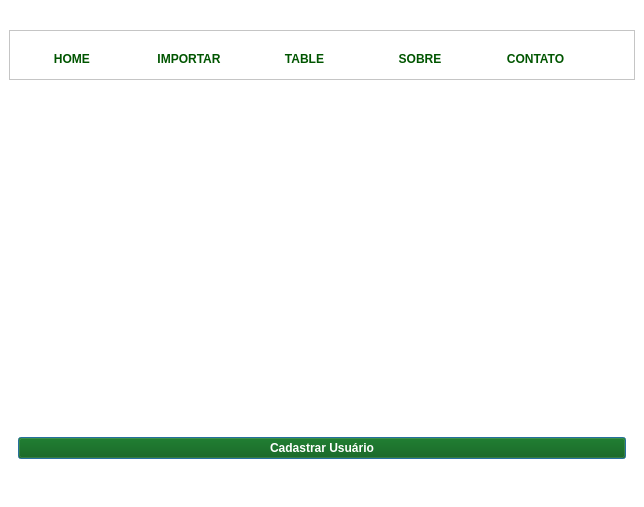
<?xml version="1.0" encoding="UTF-8"?>
<ui version="4.0">
 <class>PrimeiraTela</class>
 <widget class="QMainWindow" name="PrimeiraTela">
  <property name="windowModality">
   <enum>Qt::WindowModal</enum>
  </property>
  <property name="enabled">
   <bool>true</bool>
  </property>
  <property name="geometry">
   <rect>
    <x>0</x>
    <y>0</y>
    <width>644</width>
    <height>507</height>
   </rect>
  </property>
  <property name="sizePolicy">
   <sizepolicy hsizetype="Preferred" vsizetype="Preferred">
    <horstretch>0</horstretch>
    <verstretch>0</verstretch>
   </sizepolicy>
  </property>
  <property name="minimumSize">
   <size>
    <width>0</width>
    <height>507</height>
   </size>
  </property>
  <property name="maximumSize">
   <size>
    <width>674</width>
    <height>507</height>
   </size>
  </property>
  <property name="sizeIncrement">
   <size>
    <width>10</width>
    <height>0</height>
   </size>
  </property>
  <property name="cursor">
   <cursorShape>ArrowCursor</cursorShape>
  </property>
  <property name="contextMenuPolicy">
   <enum>Qt::CustomContextMenu</enum>
  </property>
  <property name="windowTitle">
   <string notr="true">MainWindow</string>
  </property>
  <property name="whatsThis">
   <string notr="true"/>
  </property>
  <property name="autoFillBackground">
   <bool>false</bool>
  </property>
  <property name="styleSheet">
   <string notr="true">background-color: rgb(255, 255, 255);
color: rgb(0, 85, 0);</string>
  </property>
  <widget class="QWidget" name="centralwidget">
   <property name="enabled">
    <bool>true</bool>
   </property>
   <property name="sizePolicy">
    <sizepolicy hsizetype="Preferred" vsizetype="Preferred">
     <horstretch>0</horstretch>
     <verstretch>0</verstretch>
    </sizepolicy>
   </property>
   <property name="minimumSize">
    <size>
     <width>644</width>
     <height>498</height>
    </size>
   </property>
   <property name="maximumSize">
    <size>
     <width>644</width>
     <height>498</height>
    </size>
   </property>
   <widget class="QFrame" name="frame_2">
    <property name="geometry">
     <rect>
      <x>9</x>
      <y>30</y>
      <width>626</width>
      <height>50</height>
     </rect>
    </property>
    <property name="maximumSize">
     <size>
      <width>16777215</width>
      <height>50</height>
     </size>
    </property>
    <property name="frameShape">
     <enum>QFrame::StyledPanel</enum>
    </property>
    <property name="frameShadow">
     <enum>QFrame::Raised</enum>
    </property>
    <widget class="QWidget" name="layoutWidget">
     <property name="geometry">
      <rect>
       <x>10</x>
       <y>10</y>
       <width>571</width>
       <height>37</height>
      </rect>
     </property>
     <layout class="QHBoxLayout" name="horizontalLayout">
      <item>
       <widget class="QPushButton" name="btn_home">
        <property name="sizePolicy">
         <sizepolicy hsizetype="Preferred" vsizetype="Preferred">
          <horstretch>0</horstretch>
          <verstretch>0</verstretch>
         </sizepolicy>
        </property>
        <property name="minimumSize">
         <size>
          <width>0</width>
          <height>35</height>
         </size>
        </property>
        <property name="font">
         <font>
          <weight>75</weight>
          <bold>true</bold>
         </font>
        </property>
        <property name="toolTip">
         <string notr="true"/>
        </property>
        <property name="statusTip">
         <string notr="true"/>
        </property>
        <property name="accessibleName">
         <string notr="true"/>
        </property>
        <property name="layoutDirection">
         <enum>Qt::RightToLeft</enum>
        </property>
        <property name="autoFillBackground">
         <bool>false</bool>
        </property>
        <property name="styleSheet">
         <string notr="true">QPushButton{
color: rgb(0, 85, 0);
front-size: 16;
background-color: rgb(0, 85, 0);
}

QPushButton:houver{background-color: #fff; color:black}
</string>
        </property>
        <property name="text">
         <string>HOME </string>
        </property>
        <property name="autoDefault">
         <bool>false</bool>
        </property>
        <property name="default">
         <bool>true</bool>
        </property>
        <property name="flat">
         <bool>true</bool>
        </property>
       </widget>
      </item>
      <item>
       <widget class="QPushButton" name="btn_import">
        <property name="sizePolicy">
         <sizepolicy hsizetype="Preferred" vsizetype="Preferred">
          <horstretch>0</horstretch>
          <verstretch>0</verstretch>
         </sizepolicy>
        </property>
        <property name="font">
         <font>
          <weight>75</weight>
          <bold>true</bold>
         </font>
        </property>
        <property name="toolTip">
         <string notr="true"/>
        </property>
        <property name="statusTip">
         <string notr="true"/>
        </property>
        <property name="styleSheet">
         <string notr="true">QPushButton{
color: rgb(0, 85, 0);
front-size: 16;
background-color: rgb(0, 85, 0);
}

QPushButton:houver{background-color: #fff; color:black}
</string>
        </property>
        <property name="text">
         <string>IMPORTAR</string>
        </property>
        <property name="autoDefault">
         <bool>false</bool>
        </property>
        <property name="default">
         <bool>true</bool>
        </property>
        <property name="flat">
         <bool>true</bool>
        </property>
       </widget>
      </item>
      <item>
       <widget class="QPushButton" name="btn_table">
        <property name="sizePolicy">
         <sizepolicy hsizetype="Preferred" vsizetype="Preferred">
          <horstretch>0</horstretch>
          <verstretch>0</verstretch>
         </sizepolicy>
        </property>
        <property name="font">
         <font>
          <weight>75</weight>
          <bold>true</bold>
         </font>
        </property>
        <property name="toolTip">
         <string notr="true"/>
        </property>
        <property name="statusTip">
         <string notr="true"/>
        </property>
        <property name="styleSheet">
         <string notr="true">QPushButton{
color: rgb(0, 85, 0);
front-size: 16;
background-color: rgb(0, 85, 0);
}

QPushButton:houver{background-color: #fff; color:black}
</string>
        </property>
        <property name="text">
         <string>TABLE</string>
        </property>
        <property name="autoDefault">
         <bool>false</bool>
        </property>
        <property name="default">
         <bool>true</bool>
        </property>
        <property name="flat">
         <bool>true</bool>
        </property>
       </widget>
      </item>
      <item>
       <widget class="QPushButton" name="btn_sobre">
        <property name="enabled">
         <bool>true</bool>
        </property>
        <property name="sizePolicy">
         <sizepolicy hsizetype="Preferred" vsizetype="Preferred">
          <horstretch>0</horstretch>
          <verstretch>0</verstretch>
         </sizepolicy>
        </property>
        <property name="sizeIncrement">
         <size>
          <width>500</width>
          <height>500</height>
         </size>
        </property>
        <property name="baseSize">
         <size>
          <width>500</width>
          <height>500</height>
         </size>
        </property>
        <property name="font">
         <font>
          <weight>75</weight>
          <bold>true</bold>
         </font>
        </property>
        <property name="toolTip">
         <string notr="true"/>
        </property>
        <property name="statusTip">
         <string notr="true"/>
        </property>
        <property name="styleSheet">
         <string notr="true">QPushButton{
color: rgb(0, 85, 0);
front-size: 16;
background-color: rgb(0, 85, 0);
}

QPushButton:houver{background-color: #fff; color:black}
</string>
        </property>
        <property name="text">
         <string>SOBRE</string>
        </property>
        <property name="autoDefault">
         <bool>false</bool>
        </property>
        <property name="default">
         <bool>true</bool>
        </property>
        <property name="flat">
         <bool>true</bool>
        </property>
       </widget>
      </item>
      <item>
       <widget class="QPushButton" name="btn_contato">
        <property name="sizePolicy">
         <sizepolicy hsizetype="Preferred" vsizetype="Preferred">
          <horstretch>0</horstretch>
          <verstretch>0</verstretch>
         </sizepolicy>
        </property>
        <property name="maximumSize">
         <size>
          <width>500</width>
          <height>500</height>
         </size>
        </property>
        <property name="sizeIncrement">
         <size>
          <width>4500</width>
          <height>500</height>
         </size>
        </property>
        <property name="baseSize">
         <size>
          <width>500</width>
          <height>500</height>
         </size>
        </property>
        <property name="font">
         <font>
          <weight>75</weight>
          <bold>true</bold>
         </font>
        </property>
        <property name="toolTip">
         <string notr="true"/>
        </property>
        <property name="statusTip">
         <string notr="true"/>
        </property>
        <property name="styleSheet">
         <string notr="true">QPushButton{
color: rgb(0, 85, 0);
front-size: 16;
background-color: rgb(0, 85, 0);
}

QPushButton:houver{background-color: #fff; color:black}
</string>
        </property>
        <property name="text">
         <string>CONTATO</string>
        </property>
        <property name="autoDefault">
         <bool>false</bool>
        </property>
        <property name="default">
         <bool>true</bool>
        </property>
        <property name="flat">
         <bool>true</bool>
        </property>
       </widget>
      </item>
     </layout>
    </widget>
   </widget>
   <widget class="QStackedWidget" name="Pages">
    <property name="enabled">
     <bool>true</bool>
    </property>
    <property name="geometry">
     <rect>
      <x>9</x>
      <y>107</y>
      <width>626</width>
      <height>361</height>
     </rect>
    </property>
    <property name="sizePolicy">
     <sizepolicy hsizetype="Preferred" vsizetype="Preferred">
      <horstretch>0</horstretch>
      <verstretch>0</verstretch>
     </sizepolicy>
    </property>
    <property name="minimumSize">
     <size>
      <width>0</width>
      <height>361</height>
     </size>
    </property>
    <property name="maximumSize">
     <size>
      <width>16777215</width>
      <height>361</height>
     </size>
    </property>
    <property name="font">
     <font>
      <weight>50</weight>
      <bold>false</bold>
      <stylestrategy>PreferDefault</stylestrategy>
     </font>
    </property>
    <property name="acceptDrops">
     <bool>false</bool>
    </property>
    <property name="currentIndex">
     <number>3</number>
    </property>
    <widget class="QWidget" name="pg_table">
     <property name="enabled">
      <bool>true</bool>
     </property>
     <property name="sizePolicy">
      <sizepolicy hsizetype="Preferred" vsizetype="Preferred">
       <horstretch>0</horstretch>
       <verstretch>0</verstretch>
      </sizepolicy>
     </property>
     <property name="toolTip">
      <string notr="true"/>
     </property>
     <property name="statusTip">
      <string notr="true"/>
     </property>
     <property name="accessibleName">
      <string notr="true"/>
     </property>
     <layout class="QGridLayout" name="gridLayout_2">
      <item row="0" column="0" colspan="2">
       <widget class="QTabWidget" name="Estoque_Saida">
        <property name="enabled">
         <bool>true</bool>
        </property>
        <property name="sizePolicy">
         <sizepolicy hsizetype="Preferred" vsizetype="Preferred">
          <horstretch>0</horstretch>
          <verstretch>0</verstretch>
         </sizepolicy>
        </property>
        <property name="tabletTracking">
         <bool>false</bool>
        </property>
        <property name="currentIndex">
         <number>0</number>
        </property>
        <widget class="QWidget" name="tab">
         <property name="enabled">
          <bool>true</bool>
         </property>
         <attribute name="title">
          <string>Base</string>
         </attribute>
         <layout class="QVBoxLayout" name="verticalLayout_7">
          <item>
           <layout class="QHBoxLayout" name="horizontalLayout_10">
            <item>
             <layout class="QVBoxLayout" name="verticalLayout">
              <item>
               <widget class="QPushButton" name="pushButton_5">
                <property name="styleSheet">
                 <string notr="true">QPushButton{
color: rgb(255, 255, 255);
front-size: 16;
background-color: rgb(0, 85, 0);
}

QPushButton:houver{background-color: #fff; color:black}</string>
                </property>
                <property name="text">
                 <string>Importar </string>
                </property>
               </widget>
              </item>
              <item>
               <widget class="QPushButton" name="pushButton_4">
                <property name="styleSheet">
                 <string notr="true">QPushButton{
color: rgb(255, 255, 255);
front-size: 16;
background-color: rgb(0, 85, 0);
}

QPushButton:houver{background-color: #fff; color:black}</string>
                </property>
                <property name="text">
                 <string>Gerar Saída</string>
                </property>
               </widget>
              </item>
              <item>
               <widget class="QPushButton" name="pushButton_3">
                <property name="styleSheet">
                 <string notr="true">QPushButton{
color: rgb(255, 255, 255);
front-size: 16;
background-color: rgb(0, 85, 0);
}

QPushButton:houver{background-color: #fff; color:black}</string>
                </property>
                <property name="text">
                 <string>Entorno</string>
                </property>
               </widget>
              </item>
              <item>
               <spacer name="verticalSpacer">
                <property name="orientation">
                 <enum>Qt::Vertical</enum>
                </property>
                <property name="sizeHint" stdset="0">
                 <size>
                  <width>20</width>
                  <height>40</height>
                 </size>
                </property>
               </spacer>
              </item>
             </layout>
            </item>
            <item>
             <layout class="QVBoxLayout" name="verticalLayout_6">
              <item>
               <layout class="QVBoxLayout" name="verticalLayout_4">
                <item>
                 <widget class="QLabel" name="label_17">
                  <property name="font">
                   <font>
                    <weight>75</weight>
                    <bold>true</bold>
                   </font>
                  </property>
                  <property name="text">
                   <string>Estoque</string>
                  </property>
                 </widget>
                </item>
                <item>
                 <widget class="QTreeWidget" name="treeWidget">
                  <property name="enabled">
                   <bool>true</bool>
                  </property>
                  <property name="sizePolicy">
                   <sizepolicy hsizetype="Expanding" vsizetype="Preferred">
                    <horstretch>0</horstretch>
                    <verstretch>0</verstretch>
                   </sizepolicy>
                  </property>
                  <column>
                   <property name="text">
                    <string>Cliente</string>
                   </property>
                  </column>
                  <column>
                   <property name="text">
                    <string>Produto</string>
                   </property>
                  </column>
                  <column>
                   <property name="text">
                    <string>ID</string>
                   </property>
                  </column>
                  <column>
                   <property name="text">
                    <string>UF</string>
                   </property>
                  </column>
                  <column>
                   <property name="text">
                    <string>Município</string>
                   </property>
                  </column>
                  <column>
                   <property name="text">
                    <string>Nota Fiscal</string>
                   </property>
                  </column>
                  <column>
                   <property name="text">
                    <string>Quantidade</string>
                   </property>
                  </column>
                  <column>
                   <property name="text">
                    <string>Espécie</string>
                   </property>
                  </column>
                  <column>
                   <property name="text">
                    <string>Usuário </string>
                   </property>
                  </column>
                  <column>
                   <property name="text">
                    <string>Requisição</string>
                   </property>
                  </column>
                  <column>
                   <property name="text">
                    <string>Saída</string>
                   </property>
                  </column>
                 </widget>
                </item>
               </layout>
              </item>
              <item>
               <layout class="QVBoxLayout" name="verticalLayout_5">
                <item>
                 <widget class="QLabel" name="label_16">
                  <property name="font">
                   <font>
                    <weight>75</weight>
                    <bold>true</bold>
                   </font>
                  </property>
                  <property name="text">
                   <string>Saída</string>
                  </property>
                 </widget>
                </item>
                <item>
                 <widget class="QTreeWidget" name="treeWidget_3">
                  <column>
                   <property name="text">
                    <string>Nota Fiscal</string>
                   </property>
                  </column>
                  <column>
                   <property name="text">
                    <string>ID</string>
                   </property>
                  </column>
                  <column>
                   <property name="text">
                    <string>Data </string>
                   </property>
                  </column>
                  <column>
                   <property name="text">
                    <string>Usuário</string>
                   </property>
                  </column>
                 </widget>
                </item>
               </layout>
              </item>
             </layout>
            </item>
           </layout>
          </item>
         </layout>
        </widget>
        <widget class="QWidget" name="tab_2">
         <property name="sizePolicy">
          <sizepolicy hsizetype="Expanding" vsizetype="Expanding">
           <horstretch>0</horstretch>
           <verstretch>0</verstretch>
          </sizepolicy>
         </property>
         <attribute name="title">
          <string>Estoque</string>
         </attribute>
         <layout class="QGridLayout" name="gridLayout_3">
          <item row="0" column="0">
           <widget class="QLabel" name="label_18">
            <property name="enabled">
             <bool>true</bool>
            </property>
            <property name="font">
             <font>
              <pointsize>17</pointsize>
              <weight>75</weight>
              <bold>true</bold>
             </font>
            </property>
            <property name="toolTip">
             <string/>
            </property>
            <property name="text">
             <string>&lt;html&gt;&lt;head/&gt;&lt;body&gt;&lt;p align=&quot;center&quot;&gt;Estoque &lt;/p&gt;&lt;/body&gt;&lt;/html&gt;</string>
            </property>
            <property name="scaledContents">
             <bool>false</bool>
            </property>
            <property name="wordWrap">
             <bool>false</bool>
            </property>
            <property name="openExternalLinks">
             <bool>false</bool>
            </property>
           </widget>
          </item>
          <item row="1" column="0">
           <layout class="QHBoxLayout" name="horizontalLayout_11">
            <item>
             <widget class="QPushButton" name="pushButton_7">
              <property name="styleSheet">
               <string notr="true">QPushButton{
color: rgb(255, 255, 255);
front-size: 16;
background-color: rgb(0, 85, 0);
}

QPushButton:houver{background-color: #fff; color:black}</string>
              </property>
              <property name="text">
               <string>Gerar Excel</string>
              </property>
             </widget>
            </item>
            <item>
             <widget class="QPushButton" name="pushButton_2">
              <property name="styleSheet">
               <string notr="true">QPushButton{
color: rgb(255, 255, 255);
front-size: 16;
background-color: rgb(0, 85, 0);
}

QPushButton:houver{background-color: #fff; color:black}</string>
              </property>
              <property name="text">
               <string>Gerar Gráfico</string>
              </property>
             </widget>
            </item>
           </layout>
          </item>
          <item row="2" column="0">
           <widget class="QLineEdit" name="txt_filtro">
            <property name="font">
             <font>
              <weight>75</weight>
              <bold>true</bold>
             </font>
            </property>
            <property name="text">
             <string>Filtro</string>
            </property>
           </widget>
          </item>
          <item row="3" column="0">
           <widget class="QTableView" name="tableView"/>
          </item>
         </layout>
        </widget>
       </widget>
      </item>
     </layout>
    </widget>
    <widget class="QWidget" name="pg_contato">
     <widget class="QLabel" name="label_13">
      <property name="enabled">
       <bool>true</bool>
      </property>
      <property name="geometry">
       <rect>
        <x>270</x>
        <y>10</y>
        <width>111</width>
        <height>20</height>
       </rect>
      </property>
      <property name="font">
       <font>
        <pointsize>17</pointsize>
        <weight>75</weight>
        <bold>true</bold>
       </font>
      </property>
      <property name="toolTip">
       <string/>
      </property>
      <property name="text">
       <string>Contatos</string>
      </property>
      <property name="scaledContents">
       <bool>false</bool>
      </property>
      <property name="wordWrap">
       <bool>false</bool>
      </property>
      <property name="openExternalLinks">
       <bool>false</bool>
      </property>
     </widget>
     <widget class="QWidget" name="layoutWidget">
      <property name="geometry">
       <rect>
        <x>140</x>
        <y>60</y>
        <width>371</width>
        <height>241</height>
       </rect>
      </property>
      <layout class="QVBoxLayout" name="verticalLayout_8">
       <item>
        <widget class="QLabel" name="label_25">
         <property name="text">
          <string>&lt;html&gt;&lt;head/&gt;&lt;body&gt;&lt;p align=&quot;center&quot;&gt;&lt;span style=&quot; font-size:12pt; font-weight:600;&quot;&gt;Desenvolvedora: Ana Karla Santana&lt;/span&gt;&lt;/p&gt;&lt;/body&gt;&lt;/html&gt;</string>
         </property>
        </widget>
       </item>
       <item>
        <widget class="QLabel" name="label_22">
         <property name="text">
          <string>&lt;html&gt;&lt;head/&gt;&lt;body&gt;&lt;p align=&quot;center&quot;&gt;&lt;span style=&quot; font-size:12pt; font-weight:600;&quot;&gt;Email:santanadeanakarla@gmail.com&lt;/span&gt;&lt;/p&gt;&lt;/body&gt;&lt;/html&gt;</string>
         </property>
        </widget>
       </item>
       <item>
        <widget class="QLabel" name="label_23">
         <property name="text">
          <string>&lt;html&gt;&lt;head/&gt;&lt;body&gt;&lt;p align=&quot;center&quot;&gt;&lt;span style=&quot; font-size:12pt; font-weight:600;&quot;&gt;Linkdin: in\anakarlasantana&lt;/span&gt;&lt;/p&gt;&lt;/body&gt;&lt;/html&gt;</string>
         </property>
        </widget>
       </item>
       <item>
        <widget class="QLabel" name="label_24">
         <property name="text">
          <string>&lt;html&gt;&lt;head/&gt;&lt;body&gt;&lt;p align=&quot;center&quot;&gt;&lt;span style=&quot; font-size:12pt; font-weight:600;&quot;&gt;GitHub: https://github.com/anakarlasantana&lt;/span&gt;&lt;/p&gt;&lt;/body&gt;&lt;/html&gt;</string>
         </property>
        </widget>
       </item>
      </layout>
     </widget>
    </widget>
    <widget class="QWidget" name="pg_sobre">
     <widget class="QLabel" name="label_14">
      <property name="enabled">
       <bool>true</bool>
      </property>
      <property name="geometry">
       <rect>
        <x>280</x>
        <y>10</y>
        <width>91</width>
        <height>41</height>
       </rect>
      </property>
      <property name="font">
       <font>
        <pointsize>17</pointsize>
        <weight>75</weight>
        <bold>true</bold>
       </font>
      </property>
      <property name="text">
       <string>SOBRE</string>
      </property>
     </widget>
     <widget class="QLabel" name="label_19">
      <property name="geometry">
       <rect>
        <x>40</x>
        <y>80</y>
        <width>551</width>
        <height>221</height>
       </rect>
      </property>
      <property name="font">
       <font>
        <weight>75</weight>
        <bold>true</bold>
       </font>
      </property>
      <property name="text">
       <string>&lt;html&gt;&lt;head/&gt;&lt;body&gt;&lt;p align=&quot;center&quot;&gt;&lt;span style=&quot; font-size:11pt;&quot;&gt;O A2B Estoque e Logística foi criado com o intuito de facilitar o&lt;/span&gt;&lt;/p&gt;&lt;p align=&quot;center&quot;&gt;&lt;span style=&quot; font-size:11pt;&quot;&gt; gerenciamento de estoque em armazém e no transporte logístico.&lt;/span&gt;&lt;/p&gt;&lt;/body&gt;&lt;/html&gt;</string>
      </property>
     </widget>
    </widget>
    <widget class="QWidget" name="pg_home">
     <property name="enabled">
      <bool>true</bool>
     </property>
     <property name="toolTip">
      <string notr="true"/>
     </property>
     <property name="statusTip">
      <string notr="true"/>
     </property>
     <property name="accessibleName">
      <string notr="true"/>
     </property>
     <layout class="QGridLayout" name="gridLayout">
      <item row="0" column="0">
       <widget class="QLabel" name="label">
        <property name="enabled">
         <bool>true</bool>
        </property>
        <property name="styleSheet">
         <string notr="true">color: rgb(0, 85, 0);</string>
        </property>
        <property name="text">
         <string/>
        </property>
        <property name="pixmap">
         <pixmap>../../../../../Downloads/A2B (2).png</pixmap>
        </property>
        <property name="alignment">
         <set>Qt::AlignCenter</set>
        </property>
       </widget>
      </item>
      <item row="1" column="0">
       <widget class="QPushButton" name="bt_cadrastrar_usuario">
        <property name="sizePolicy">
         <sizepolicy hsizetype="Preferred" vsizetype="Fixed">
          <horstretch>0</horstretch>
          <verstretch>0</verstretch>
         </sizepolicy>
        </property>
        <property name="font">
         <font>
          <weight>75</weight>
          <bold>true</bold>
         </font>
        </property>
        <property name="cursor">
         <cursorShape>ArrowCursor</cursorShape>
        </property>
        <property name="toolTip">
         <string notr="true"/>
        </property>
        <property name="statusTip">
         <string notr="true"/>
        </property>
        <property name="styleSheet">
         <string notr="true">QPushButton{
color: rgb(255, 255, 255);
front-size: 16;
background-color: rgb(0, 85, 0);
}

QPushButton:houver{background-color: #fff; color:black}</string>
        </property>
        <property name="text">
         <string>Cadastrar Usuário</string>
        </property>
        <property name="default">
         <bool>true</bool>
        </property>
        <property name="flat">
         <bool>false</bool>
        </property>
       </widget>
      </item>
     </layout>
    </widget>
    <widget class="QWidget" name="pg_import">
     <widget class="QLabel" name="label_2">
      <property name="geometry">
       <rect>
        <x>10</x>
        <y>20</y>
        <width>591</width>
        <height>51</height>
       </rect>
      </property>
      <property name="text">
       <string>&lt;html&gt;&lt;head/&gt;&lt;body&gt;&lt;p align=&quot;center&quot;&gt;&lt;span style=&quot; font-size:20pt; font-weight:600; color:#005500;&quot;&gt;IMPORTAR XML&lt;/span&gt;&lt;/p&gt;&lt;/body&gt;&lt;/html&gt;</string>
      </property>
     </widget>
     <widget class="QLabel" name="label_12">
      <property name="geometry">
       <rect>
        <x>270</x>
        <y>80</y>
        <width>71</width>
        <height>81</height>
       </rect>
      </property>
      <property name="text">
       <string/>
      </property>
      <property name="pixmap">
       <pixmap>../../../../../Downloads/1486505265-document-file-export-sending-exit-send_81434 (1).png</pixmap>
      </property>
     </widget>
     <widget class="QWidget" name="layoutWidget">
      <property name="geometry">
       <rect>
        <x>70</x>
        <y>180</y>
        <width>461</width>
        <height>32</height>
       </rect>
      </property>
      <layout class="QHBoxLayout" name="horizontalLayout_8">
       <item>
        <widget class="QLineEdit" name="lineEdit_2">
         <property name="font">
          <font>
           <pointsize>8</pointsize>
          </font>
         </property>
         <property name="styleSheet">
          <string notr="true">color: rgb(0, 85, 0);</string>
         </property>
        </widget>
       </item>
       <item>
        <widget class="QPushButton" name="ptn_open_2">
         <property name="font">
          <font>
           <weight>75</weight>
           <bold>true</bold>
          </font>
         </property>
         <property name="styleSheet">
          <string notr="true">QPushButton{
color: rgb(0, 85, 0);
front-size: 16;
background-color: rgb(0, 85, 0);
}

QPushButton:houver{background-color: #fff; color:black}
</string>
         </property>
         <property name="text">
          <string>Abrir XML</string>
         </property>
         <property name="default">
          <bool>true</bool>
         </property>
         <property name="flat">
          <bool>true</bool>
         </property>
        </widget>
       </item>
      </layout>
     </widget>
     <widget class="QWidget" name="layoutWidget">
      <property name="geometry">
       <rect>
        <x>20</x>
        <y>330</y>
        <width>571</width>
        <height>25</height>
       </rect>
      </property>
      <layout class="QHBoxLayout" name="horizontalLayout_9">
       <item>
        <widget class="QLabel" name="label_3">
         <property name="text">
          <string/>
         </property>
        </widget>
       </item>
       <item>
        <widget class="QPushButton" name="pushButton">
         <property name="font">
          <font>
           <weight>75</weight>
           <bold>true</bold>
          </font>
         </property>
         <property name="styleSheet">
          <string notr="true">QPushButton{
color: rgb(255, 255, 255);
front-size: 16;
background-color: rgb(0, 85, 0);
}

QPushButton:houver{background-color: #fff; color:black}
</string>
         </property>
         <property name="text">
          <string>IMPORTAR</string>
         </property>
         <property name="autoDefault">
          <bool>false</bool>
         </property>
         <property name="default">
          <bool>true</bool>
         </property>
         <property name="flat">
          <bool>false</bool>
         </property>
        </widget>
       </item>
       <item>
        <widget class="QLabel" name="label_15">
         <property name="text">
          <string/>
         </property>
        </widget>
       </item>
      </layout>
     </widget>
    </widget>
    <widget class="QWidget" name="pg_cadastro">
     <layout class="QVBoxLayout" name="verticalLayout_3">
      <item>
       <widget class="QLabel" name="label_4">
        <property name="font">
         <font>
          <pointsize>14</pointsize>
          <weight>75</weight>
          <bold>true</bold>
         </font>
        </property>
        <property name="text">
         <string>CADRASTRO DE USUÁRIO</string>
        </property>
        <property name="textFormat">
         <enum>Qt::AutoText</enum>
        </property>
        <property name="scaledContents">
         <bool>false</bool>
        </property>
        <property name="alignment">
         <set>Qt::AlignCenter</set>
        </property>
        <property name="wordWrap">
         <bool>true</bool>
        </property>
       </widget>
      </item>
      <item>
       <layout class="QVBoxLayout" name="verticalLayout_2">
        <item>
         <layout class="QHBoxLayout" name="horizontalLayout_6">
          <item>
           <widget class="QLabel" name="label_5">
            <property name="font">
             <font>
              <weight>75</weight>
              <bold>true</bold>
             </font>
            </property>
            <property name="text">
             <string>Nome:</string>
            </property>
           </widget>
          </item>
          <item>
           <widget class="QLineEdit" name="txt_nome">
            <property name="sizePolicy">
             <sizepolicy hsizetype="MinimumExpanding" vsizetype="Preferred">
              <horstretch>0</horstretch>
              <verstretch>0</verstretch>
             </sizepolicy>
            </property>
            <property name="font">
             <font>
              <weight>50</weight>
              <bold>false</bold>
             </font>
            </property>
            <property name="styleSheet">
             <string notr="true">
QPushButton{
front-size: 16;
}

</string>
            </property>
           </widget>
          </item>
         </layout>
        </item>
        <item>
         <layout class="QHBoxLayout" name="horizontalLayout_5">
          <property name="spacing">
           <number>0</number>
          </property>
          <property name="leftMargin">
           <number>0</number>
          </property>
          <property name="topMargin">
           <number>0</number>
          </property>
          <property name="rightMargin">
           <number>0</number>
          </property>
          <property name="bottomMargin">
           <number>0</number>
          </property>
          <item>
           <widget class="QLabel" name="label_6">
            <property name="font">
             <font>
              <pointsize>8</pointsize>
              <weight>75</weight>
              <bold>true</bold>
             </font>
            </property>
            <property name="text">
             <string>Usuário:</string>
            </property>
           </widget>
          </item>
          <item>
           <widget class="QLineEdit" name="txt_usuario">
            <property name="sizePolicy">
             <sizepolicy hsizetype="Expanding" vsizetype="Preferred">
              <horstretch>0</horstretch>
              <verstretch>0</verstretch>
             </sizepolicy>
            </property>
            <property name="maximumSize">
             <size>
              <width>16777215</width>
              <height>16777215</height>
             </size>
            </property>
            <property name="font">
             <font>
              <pointsize>10</pointsize>
             </font>
            </property>
           </widget>
          </item>
         </layout>
        </item>
        <item>
         <layout class="QHBoxLayout" name="horizontalLayout_4">
          <item>
           <widget class="QLabel" name="label_7">
            <property name="font">
             <font>
              <weight>75</weight>
              <bold>true</bold>
             </font>
            </property>
            <property name="text">
             <string>Senha:</string>
            </property>
           </widget>
          </item>
          <item>
           <widget class="QLineEdit" name="txt_senha">
            <property name="echoMode">
             <enum>QLineEdit::Password</enum>
            </property>
           </widget>
          </item>
         </layout>
        </item>
        <item>
         <layout class="QHBoxLayout" name="horizontalLayout_3">
          <item>
           <widget class="QLabel" name="label_8">
            <property name="font">
             <font>
              <weight>75</weight>
              <bold>true</bold>
             </font>
            </property>
            <property name="text">
             <string>Senha:</string>
            </property>
           </widget>
          </item>
          <item>
           <widget class="QLineEdit" name="txt_senha_2">
            <property name="echoMode">
             <enum>QLineEdit::Password</enum>
            </property>
           </widget>
          </item>
         </layout>
        </item>
       </layout>
      </item>
      <item>
       <layout class="QHBoxLayout" name="horizontalLayout_7">
        <property name="sizeConstraint">
         <enum>QLayout::SetFixedSize</enum>
        </property>
        <item>
         <widget class="QLabel" name="label_9">
          <property name="sizePolicy">
           <sizepolicy hsizetype="Preferred" vsizetype="Preferred">
            <horstretch>0</horstretch>
            <verstretch>0</verstretch>
           </sizepolicy>
          </property>
          <property name="font">
           <font>
            <weight>75</weight>
            <bold>true</bold>
           </font>
          </property>
          <property name="text">
           <string>Perfil</string>
          </property>
         </widget>
        </item>
        <item>
         <widget class="QComboBox" name="cb_perfil">
          <property name="sizePolicy">
           <sizepolicy hsizetype="Preferred" vsizetype="Maximum">
            <horstretch>0</horstretch>
            <verstretch>0</verstretch>
           </sizepolicy>
          </property>
          <property name="font">
           <font>
            <weight>75</weight>
            <bold>true</bold>
           </font>
          </property>
          <property name="styleSheet">
           <string notr="true">background-color: rgb(255, 255, 255);</string>
          </property>
          <item>
           <property name="text">
            <string>Usuário</string>
           </property>
          </item>
          <item>
           <property name="text">
            <string>Administrador</string>
           </property>
          </item>
         </widget>
        </item>
       </layout>
      </item>
      <item>
       <layout class="QHBoxLayout" name="horizontalLayout_2">
        <item>
         <widget class="QLabel" name="label_10">
          <property name="text">
           <string/>
          </property>
         </widget>
        </item>
        <item>
         <widget class="QPushButton" name="btn_cadastrar">
          <property name="maximumSize">
           <size>
            <width>1000</width>
            <height>16777215</height>
           </size>
          </property>
          <property name="sizeIncrement">
           <size>
            <width>30</width>
            <height>30</height>
           </size>
          </property>
          <property name="font">
           <font>
            <family>MS Shell Dlg 2</family>
            <weight>75</weight>
            <bold>true</bold>
            <underline>false</underline>
            <stylestrategy>PreferDefault</stylestrategy>
           </font>
          </property>
          <property name="mouseTracking">
           <bool>true</bool>
          </property>
          <property name="toolTip">
           <string notr="true"/>
          </property>
          <property name="styleSheet">
           <string notr="true">QPushButton{
color: rgb(255, 255, 255);
front-size: 16;
background-color: rgb(0, 85, 0);
}

QPushButton:houver{background-color: #fff; color:black}
</string>
          </property>
          <property name="inputMethodHints">
           <set>Qt::ImhNone</set>
          </property>
          <property name="text">
           <string>Cadastrar</string>
          </property>
          <property name="autoDefault">
           <bool>false</bool>
          </property>
          <property name="default">
           <bool>true</bool>
          </property>
          <property name="flat">
           <bool>false</bool>
          </property>
         </widget>
        </item>
        <item>
         <widget class="QLabel" name="label_11">
          <property name="text">
           <string/>
          </property>
         </widget>
        </item>
       </layout>
      </item>
     </layout>
    </widget>
   </widget>
  </widget>
 </widget>
 <resources/>
 <connections/>
</ui>
